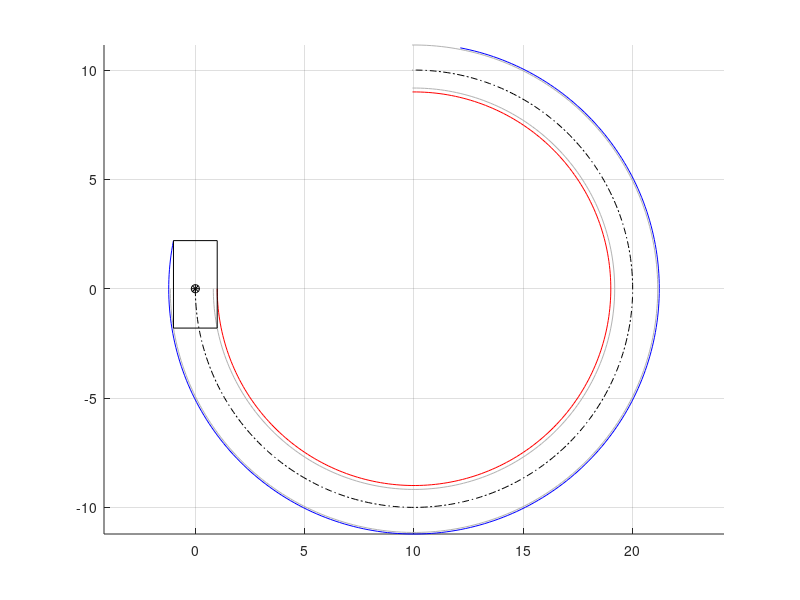

The MATLAB script that drew this image: (Note: this script raises an error after producing the figure.)
% Script to generate vehicle path and collision data using a constant
% radius circular model of the vehicle behavior. Currently assumes the
% vehicle CG travels on the circle and that there is zero sideslip angle.
% Could be extended to include vehicle sideslip, though the approach
% would have to use either max sideslip angle or change the bounds of the
% vehicle as it goes around.

% Notation: px denotes points. For example, p0 is initial point, pc is the
% center point, etc.

getNewData = 1;
if 1 == getNewData
    clearvars
    getNewData = 1;
end

% Vehicle trajectory information
vx = 20;        % longitudinal speed (m/s)
R = 10;         % path radius (m) with sign (+ left, - right)
p0 = [0,0];     % initial position of vehicle (m,m)
h0 = -pi/2;      % initial heading of vehicle (rad)
tf = 2.36;         % time horizon to check (s)
% Create a vector of the trajectory information
x0 = [p0'; h0; vx; R];
% Vehicle dimensional information
vehicle.a = 1.8;       % CG-front axle distance (m)
vehicle.b = 2.2;        % CG-rear axle distance (m)
vehicle.d = 2.0;        % vehicle width (m)

% Plot the points
figure(1)
clf
hold on
grid on
axis equal
plot(p0(1),p0(2),'k*')

% Calculate center point of vehicle trajectory circle
pc(1) = p0(1) + R*cos(h0+pi/2);
pc(2) = p0(2) + R*sin(h0+pi/2);

% Generate a trajectory for the given time horizon
del_t = 0.01;
t = (0:del_t:tf)';
theta = vx*t/R;
N = length(t);
pv = zeros(N,2);
pv(:,1) = R*cos(theta+h0-pi/2) + pc(1);
pv(:,2) = R*sin(theta+h0-pi/2) + pc(2);
% And plot the trajectory
plot(pv(:,1),pv(:,2),'k-.')

% Determine the bounding radii for all portions of the vehicle
Rmin = R - vehicle.d/2*sign(R);
Rinner = sign(R)*sqrt((R-vehicle.d/2*sign(R))^2 + vehicle.a^2);
Router = sign(R)*sqrt((R+vehicle.d/2*sign(R))^2 + vehicle.a^2);
Rmax = sign(R)*sqrt((R+vehicle.d/2*sign(R))^2 + max(vehicle.a,vehicle.b)^2);
travel_offset = h0 - pi/2;
theta_max_offset = sign(R)*atan2(-vehicle.b,sign(R)*R+vehicle.d/2);
plot(Rinner*cos(theta+travel_offset) + pc(1),Rinner*sin(theta+travel_offset) + pc(2),'-','color',[0.7 0.7 0.7]);
plot(Rmin*cos(theta+travel_offset) + pc(1),Rmin*sin(theta+travel_offset) + pc(2),'r-');
plot(Rmax*cos(theta+travel_offset+theta_max_offset) + pc(1),Rmax*sin(theta+travel_offset+theta_max_offset) + pc(2),'b-');
plot(Router*cos(theta+travel_offset) + pc(1),Router*sin(theta+travel_offset) + pc(2),'-','color',[0.7 0.7 0.7]);
% plot(Rmax*cos(theta+travel_offset) + pc(1),Rmax*sin(theta+travel_offset) + pc(2),'b-');

% Now determine where the front corners of the vehicle are at each moment
plf = zeros(N,2);
prf = zeros(N,2);
plr = zeros(N,2);
prr = zeros(N,2);
plf(:,1) = pv(:,1) + vehicle.a*cos(theta+h0) + vehicle.d/2*cos(theta+h0+pi/2);
plf(:,2) = pv(:,2) + vehicle.a*sin(theta+h0) + vehicle.d/2*sin(theta+h0+pi/2);
prf(:,1) = pv(:,1) + vehicle.a*cos(theta+h0) + vehicle.d/2*cos(theta+h0-pi/2);
prf(:,2) = pv(:,2) + vehicle.a*sin(theta+h0) + vehicle.d/2*sin(theta+h0-pi/2);
plr(:,1) = pv(:,1) - vehicle.b*cos(theta+h0) + vehicle.d/2*cos(theta+h0+pi/2);
plr(:,2) = pv(:,2) - vehicle.b*sin(theta+h0) + vehicle.d/2*sin(theta+h0+pi/2);
prr(:,1) = pv(:,1) - vehicle.b*cos(theta+h0) + vehicle.d/2*cos(theta+h0-pi/2);
prr(:,2) = pv(:,2) - vehicle.b*sin(theta+h0) + vehicle.d/2*sin(theta+h0-pi/2);
% And plot the front corners continuously
% plot(plf(:,1),plf(:,2),'r-')
% plot(prf(:,1),prf(:,2),'b-')
% plot(plr(:,1),plr(:,2),'r-.')
% plot(prr(:,1),prr(:,2),'b-.')
% Plot a few of the rear corners
inds = 1;%;[1; floor(N/4); floor(N/2); floor(3*N/4)];%
for i = 1:length(inds)
    plot(pv(inds(i),1),pv(inds(i),2),'ko')
    plot([plf(inds(i),1) prf(inds(i),1) prr(inds(i),1) plr(inds(i),1) plf(inds(i),1)],...
        [plf(inds(i),2) prf(inds(i),2) prr(inds(i),2) plr(inds(i),2) plf(inds(i),2)],'k');
end

if 1 == getNewData
    pause();
    Nobstacles = 1;
    % Add an obstacle by clicking to generate the points and then turning the
    % points into a patch object
    obstacles = struct('id',{},'color',{},'primitive',{},'primparams',{},'aabb',{},'pointsX',{},'pointsY',{});
    
    for obstacleInd = 1:Nobstacles
        [xobst,yobst] = ginput;
        obstacles(obstacleInd).pointsX = xobst;
        obstacles(obstacleInd).pointsY = yobst;
        obstacles(obstacleInd).color = [0.4 0.4 0.4];
    end
    % else
    %         xobst = [
    %             6.8899
    %             7.1416
    %             23.5009
    %             23.0695
    %             ];
    %         yobst = [
    %             0.9888
    %             -2.8943
    %             -3.8291
    %             8.9348
    %             ];
    
    %         xobst = [
    %             15.8899
    %             16.1416
    %             10000
    %             23.0695
    %             ];
    %         yobst = [
    %             0.9888
    %             -2.8943
    %             -3.8291
    %             8.9348
    %             ];
    %
    %         obstacles(1).pointsX = xobst;
    %         obstacles(1).pointsY = yobst;
    %         obstacles(1).color = [0.4 0.4 0.4];
end
% Plot the patch object over the trajectory lines using the patch plotting
% utility
[h,hpts] = fcn_Patch_plotPatch(obstacles,1);
axis auto

%% Check for a collision at the initial configuration
initial_collision_flag = 0;
carBoundBox = [plf(1,:); prf(1,:); prr(1,:); plr(1,:); plf(1,:)];

for obstacleInd = 1:Nobstacles
    [XI,YI] = polyxpoly(carBoundBox(:,1),carBoundBox(:,2),obstacles(obstacleInd).pointsX([1:end 1]),obstacles(obstacleInd).pointsY([1:end 1]));
    
    if ~isempty(XI)
        initial_collision_flag = 1;
        fprintf(1,'Vehicle initial position is in conflict with obstacle %d.\n',obstacleInd);
        collisionPoly = intersect(polyshape(carBoundBox(:,1),carBoundBox(:,2)),polyshape(obstacles(obstacleInd).pointsX([1:end 1]),obstacles(obstacleInd).pointsY([1:end 1])));
        plot(collisionPoly,'facecolor','red')
    end
end

%% Determine the nearest collision
if 0 == initial_collision_flag
    tic
    [collFlags,collTime,collAngle,collLoc,clearance,bodyCollLoc] = fcn_Patch_checkCollisions(x0,vehicle,obstacles);
    ET = toc;
    
    fprintf(1,'Determined collision geometry for %d objects in %0.3f seconds.\n',length(collFlags),ET);
    
    % Plot the car body
    Rabs = abs(R);
    forwardAngleOffset = sign(R)*pi/2;
    
    for collInd = 1:length(collFlags)
        bodyLoc(1,1) = Rabs*cos(collAngle(collInd)) + pc(1) + vehicle.a*cos(collAngle(collInd)+forwardAngleOffset) - vehicle.d/2*cos(collAngle(collInd));
        bodyLoc(1,2) = Rabs*sin(collAngle(collInd)) + pc(2) + vehicle.a*sin(collAngle(collInd)+forwardAngleOffset) - vehicle.d/2*sin(collAngle(collInd));
        bodyLoc(2,1) = Rabs*cos(collAngle(collInd)) + pc(1) + vehicle.a*cos(collAngle(collInd)+forwardAngleOffset) + vehicle.d/2*cos(collAngle(collInd));
        bodyLoc(2,2) = Rabs*sin(collAngle(collInd)) + pc(2) + vehicle.a*sin(collAngle(collInd)+forwardAngleOffset) + vehicle.d/2*sin(collAngle(collInd));
        bodyLoc(3,1) = Rabs*cos(collAngle(collInd)) + pc(1) - vehicle.b*cos(collAngle(collInd)+forwardAngleOffset) + vehicle.d/2*cos(collAngle(collInd));
        bodyLoc(3,2) = Rabs*sin(collAngle(collInd)) + pc(2) - vehicle.b*sin(collAngle(collInd)+forwardAngleOffset) + vehicle.d/2*sin(collAngle(collInd));
        bodyLoc(4,1) = Rabs*cos(collAngle(collInd)) + pc(1) - vehicle.b*cos(collAngle(collInd)+forwardAngleOffset) - vehicle.d/2*cos(collAngle(collInd));
        bodyLoc(4,2) = Rabs*sin(collAngle(collInd)) + pc(2) - vehicle.b*sin(collAngle(collInd)+forwardAngleOffset) - vehicle.d/2*sin(collAngle(collInd));
        plot(bodyLoc([1:end 1],1),bodyLoc([1:end 1],2),'b-','linewidth',1);
        
        % Plot the collision or closest clearance point
        plot(collLoc(collInd,1),collLoc(collInd,2),'r*')
        
        if 1 == collFlags(collInd)
            fprintf(1,'  For object %d, found a collision with TTC of %0.2f seconds at (%0.2f,%0.2f)\n',collInd,collTime(collInd),collLoc(collInd,1),collLoc(collInd,2));
        else
            fprintf(1,'  For object %d, no collision detected. Smallest clearance distance is %0.2f units at (%0.2f,%0.2f), occurring at %0.2f seconds.\n',collInd,clearance(collInd),collLoc(collInd,1),collLoc(collInd,2),collTime(collInd));
        end
    end
    
    [~,firstColl] = conditionalMin(collTime,collFlags,'== 1');
    
    % Create another copy of the figure
    figure(1)
    a1 = gca;
    f2 = figure(2);
    clf
    a2 = copyobj(a1,f2);
    figure(2)
    axis([collLoc(firstColl,1)-2 collLoc(firstColl,1)+2 collLoc(firstColl,2)-2 collLoc(firstColl,2) + 2]);
    % Create a legend
    %legend('Vehicle Start Point','Vehicle Trajectory','Inner Vehicle Bound','Outer Vehicle Bound','Vehicle CG','Vehicle Outline at Start','Obstacle','Obstacle Vertices','Vehicle Outline at Collision','Collision Point','location','best')
end
